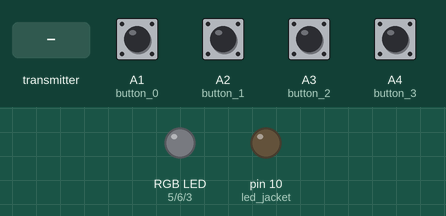
Bench run of a sketch on a simulated Arduino Uno, built with avr-gcc and run on an emulated ATmega328P. Shown: an RGB LED mixed from three pins (HIGH = lit), output pins drawn as LEDs (lit = HIGH). The test bench sets the inputs (shaded band); at power-on: A1 (button_0), A2 (button_1), A3 (button_2), A4 (button_3) HIGH. Dim RGB values are drawn brighter than linear; random numbers use the default seed unless the sketch sets one; no radio packets arrive unless stated; what the sketch prints to the serial monitor is not drawn.

Above: at 3.2 s.
3.3 s: A1 (button_0) pulled LOW for 0.15 s
At 3.37 s:
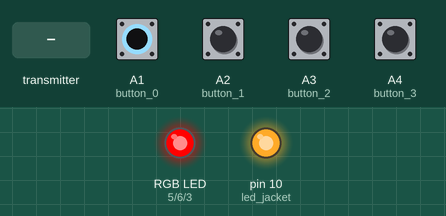
4.9 s: A3 (button_2) pulled LOW for 0.15 s
At 5.0 s:
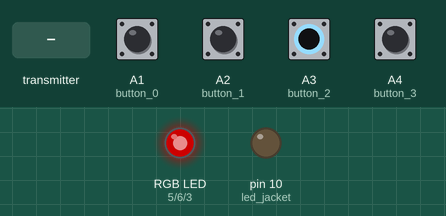
6.6 s: A1 (button_0) pulled LOW for 1 s
At 6.9 s:
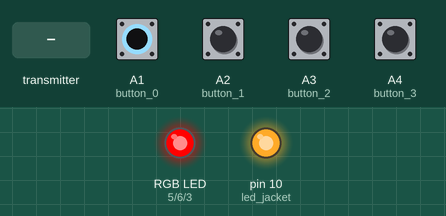
9.1 s: A3 (button_2) pulled LOW for 1 s
At 11.2 s:
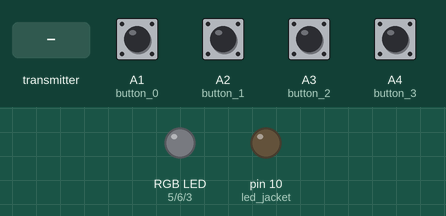
11.6 s: the transmitter starts sending master = 0
13.5 s: A1 (button_0) driven LOW and A3 (button_2) driven LOW
At 19.5 s:
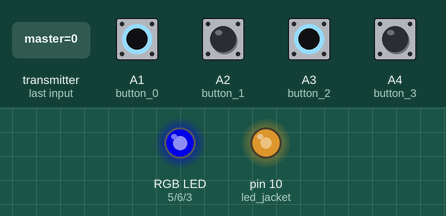
Timing chart, 0 to 24.0 s (numbered marks = the images above; inputs shaded):
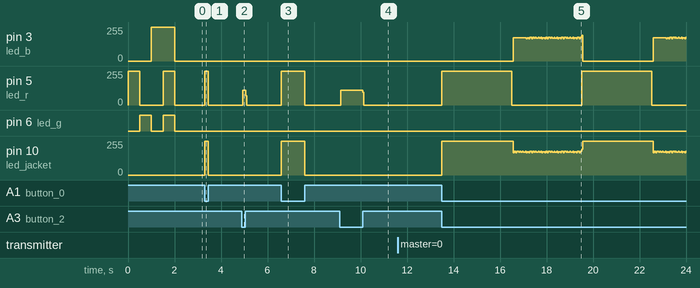

The sketch:

jacka.ino
```cpp
#include <SPI.h>
#include <RF24.h>
#include <EEPROM.h>

static RF24 radio(7, 8); // CE, CSN

static unsigned long MANUAL_TIMEOUT = 10000;
static unsigned long DDOS_INTERVAL = 5;
static const uint32_t NUMBER_OF_DEVICES = 5;
static const unsigned int MASTER_BUTTON_TIMEOUT = 3000;

static const int button_0 = A1;
static const int button_1 = A2;
static const int button_2 = A3;
static const int button_3 = A4;

static const int self_dance = button_0;
static const int all_dance = button_1;
static const int master_button = button_2;
static const int shift_button = button_3;

static const int led_r = 5;
static const int led_b = 3;
static const int led_g = 6;

static const int led_jacket = 10;
static const byte address[6] = "00001";

static bool west_is_on = false;

static unsigned long next_ddos_ms = 0;
static unsigned long leave_manual_ms = 0;

static int movie_step = 0;
static int sequence_step = 0;
static int num_activations = 0;
static int sequence_iterations = 0;
static int sequence_delay = 0;
static unsigned long sequence_advance = 0;

static bool slave = true;
static unsigned long master_button_down = 0;

static uint8_t device_id = 0;

#pragma pack(push, 1)
typedef struct jack_pack
{
	uint8_t master;
	uint8_t activate;
	uint8_t deactivate;
	uint8_t crc8;
}
jack_pack_t;
#pragma pack(pop)

#define count_of(x) (sizeof(x) / sizeof(x[0]))

#define light_any(v) { (uint8_t)v, (uint8_t)~(v) }
#define light_one(n) { (1 << n), ~(1 << n) }

typedef struct activations
{
	uint8_t activate;
	uint8_t deactivate;
}
activations_t;

typedef struct sequence
{
	int iterations;
	int step_delay;
	int step_delay_add;

	uint32_t num_activations;
	activations_t activations[64];
}
sequence_t;

static const sequence_t single_person_wave =
{
	20000, 250, 0, NUMBER_OF_DEVICES,
	{ light_one(0), light_one(1), light_one(2), light_one(3), light_one(4) }
};

static const sequence_t *single_wave_movie[] =
{
	&single_person_wave,
	NULL
};

static const sequence_t beer_random_0 =
{
	7, 35, 0, NUMBER_OF_DEVICES,
	{ light_one(0), light_one(1), light_one(2), light_one(3), light_one(4) }
};

static const sequence_t beer_random_1 =
{
	7, 35, 50, NUMBER_OF_DEVICES,
	{ light_one(0), light_one(1), light_one(2), light_one(3), light_one(4) }
};

static const sequence_t beer_random_select =
{
	1, 1500, 300, 0x80,
	{ light_one(0), light_one(1), light_one(2), light_one(3), light_one(4) }
};

static const sequence_t *beer_movie[] =
{
	&beer_random_0,
	&beer_random_1,
	&beer_random_select,
	NULL
};

static const sequence_t hyper_wave =
{
	2000, 80, 0, NUMBER_OF_DEVICES,
	{ light_any(0x00), light_any(0x04), light_any(0x0E), light_any(0x1F), light_any(0x0E) }
};

static const sequence_t *hyper_wave_movie[] =
{
	&hyper_wave
};

static int get_activation_steps(const sequence_t *seq)
{
	if(seq->num_activations & 0x80)
	{
		int r = random(NUMBER_OF_DEVICES + 1);
		return r;
	}
	return seq->num_activations;
}

static uint8_t compute_crc8(const uint8_t *data, uint32_t len)
{
	byte crc = 0x00;
	for(uint32_t i = 0; i < len; ++i)
	{
		uint8_t b = *data++;

		for(uint8_t bit = 8; bit; bit--)
		{
			byte tmp = (crc ^ b) & 0x01;
			crc >>= 1;
			if(tmp)
			{
				crc ^= 0x8C;
			}
      		b >>= 1;
		}
    }
	return crc;
}

static bool read_button(int pin)
{
	return (LOW == digitalRead(pin));
}

static bool set_rgb(int r, int g, int b)
{
	digitalWrite(led_r, r);
	digitalWrite(led_g, g);
	digitalWrite(led_b, b);

	return true;
}

static void update_rgb(void)
{
	if(!read_button(button_0)
	&& !read_button(button_1)
	&& !read_button(button_2)
	&& !read_button(button_3))
	{
		if(!west_is_on)
		{
			digitalWrite(led_r, 0);
			digitalWrite(led_g, 0);
			digitalWrite(led_b, 0);
		}
	}
}

static void led_show_master()
{
	if(slave)
	{
		set_rgb(255, 0, 0);
	}
	else
	{
		set_rgb(0, 0, 255);
	}
}

static void west_on(void)
{
	if(!west_is_on)
	{
		Serial.println("West OFF => ON");
	}

	led_show_master();

	digitalWrite(led_jacket, HIGH);
	west_is_on = true;
}

static void west_off(void)
{
	if(west_is_on)
	{
		Serial.println("West ON => OFF");
	}

	set_rgb(0, 0, 0);
	digitalWrite(led_jacket, LOW);
	west_is_on = false;
}

static void radio_up(void)
{
	radio.begin();
	radio.setDataRate(RF24_250KBPS);
	radio.setAutoAck(false);

	radio.openWritingPipe(address);
	radio.openReadingPipe(0, address);

	Serial.print("PA before we set it: ");
	Serial.println(radio.getPALevel());

	radio.setPALevel(RF24_PA_MAX);

	Serial.print("PA after we set it: ");
	Serial.println(radio.getPALevel());

	Serial.println("Initializaing chip...!");

	for(;;)
	{
		if(radio.isChipConnected())
		{
			break;
		}
	}

	Serial.println("Chip is happy! Fanfare.");

	set_rgb(255, 0, 0);
	delay(500);
	set_rgb(0, 255, 0);
	delay(500);
	set_rgb(0, 0, 255);
	delay(500);
	set_rgb(255, 255, 255);
	delay(500);
	set_rgb(0, 0, 0);

	Serial.println("Chip connection established!");
}

static void enter_master(void)
{
	slave = false;
	radio.stopListening();
}

static void enter_slave(void)
{
	slave = true;
	radio.startListening();
}

static void toggle_master(void)
{
	if(slave)
	{
		enter_master();
	}
	else
	{
		enter_slave();
	}
}

void setup()
{
	int seed;
	device_id = EEPROM.read(0);

	pinMode(led_jacket, OUTPUT);

	pinMode(led_r, OUTPUT);
	pinMode(led_g, OUTPUT);
	pinMode(led_b, OUTPUT);

	pinMode(10, OUTPUT); // SJUUUUUKT VIKTIG TA INTE BORT DEN H'R!!!

	pinMode(button_0, INPUT_PULLUP);
	pinMode(button_1, INPUT_PULLUP);
	pinMode(button_2, INPUT_PULLUP);
	pinMode(button_3, INPUT_PULLUP);

	Serial.begin(115200);

	seed = analogRead(A0);
	Serial.print("Seed: ");
	Serial.println(seed);

	randomSeed(seed);

	Serial.print("Device ID: ");
	Serial.println(device_id);

	radio_up();
	enter_slave();
	west_off();
}

static void handle_sequences(jack_pack_t *buf)
{
	const sequence_t **mov;
	const sequence_t *seq;

	if(read_button(button_0))
	{
		mov = beer_movie;
	}
	else if(read_button(button_1))
	{
		mov = single_wave_movie;
	}
	else if(read_button(button_2))
	{
		mov = hyper_wave_movie;
	}
	else
	{
		return;
	}

	seq = mov[movie_step];

	if(NULL == seq)
	{
		if(beer_movie == mov)
		{
			if(millis() >= sequence_advance)
			{
				sequence_advance = millis() + 100;
				if(sequence_step & 1)
				{
					buf->activate = 1 << (num_activations - 1);
					buf->deactivate = ~(1 << (num_activations - 1));
				}
				else
				{
					buf->activate = 0x00;
					buf->deactivate = 0xFF;
				}
				++sequence_step;
			}
		}

		return;
	}

	if(0 == sequence_advance)
	{
		sequence_step = 0;
		num_activations = get_activation_steps(seq);
		sequence_iterations = 0;
		sequence_delay = seq->step_delay;
		sequence_advance = millis() + sequence_delay;

		return;
	}

	if(sequence_iterations < seq->iterations)
	{
		buf->activate = seq->activations[sequence_step].activate;
		buf->deactivate = seq->activations[sequence_step].deactivate;

		if(millis() > sequence_advance)
		{
			if(++sequence_step >= num_activations)
			{
				sequence_step = 0;
				sequence_delay += seq->step_delay_add;
				sequence_iterations += 1;
			}

			sequence_advance = millis() + sequence_delay;
		}
	}
	else
	{
		++movie_step;
		sequence_advance = 0;
	}
}

static void handle_master_button(void)
{
	if(0 == master_button_down
	&& read_button(master_button))
	{
		Serial.print("Start master toggle... (3 sec)");
		Serial.println(slave);
		master_button_down = millis() + MASTER_BUTTON_TIMEOUT;
	}

	if(!read_button(master_button))
	{
		if(master_button_down)
		{
			Serial.println("Master button released.");
			master_button_down = 0;
		}
		return;
	}

	Serial.println("Showing master/slave state LED");
	led_show_master();

	if(master_button_down
	&& millis() >= master_button_down)
	{
		Serial.println("Master button held, toggling master state...");
		Serial.print("Previous state: ");
		Serial.println(slave);

		toggle_master();
		master_button_down = 0;
	}
}

static void dispatch_packet(const jack_pack_t *p)
{
	if(slave && (0 != leave_manual_ms))
	{
		Serial.println("Received packet, but I am manual right now...");
		return;
	}

	if(p->crc8 != compute_crc8((const uint8_t *)p, sizeof(jack_pack_t) - 1))
	{
		Serial.println("Bad CRC! Ignoring packet :(");
		Serial.print(p->master);
		Serial.print(p->activate);
		Serial.println(p->deactivate);
		return;
	}

	if(p->activate & (1 << device_id))
	{
		west_on();
	}
	else if(p->deactivate & (1 << device_id))
	{
		west_off();
	}
}

void loop()
{
	jack_pack_t buf;

	while(!radio.isChipConnected())
	{
		Serial.println("Connection with RF24 lost...");

		set_rgb(0xFF, 0xA0, 0);
		delay(150);
		set_rgb(0, 0, 0);
		delay(150);
	}

	update_rgb();

	if(!read_button(shift_button))
	{
		movie_step = 0;

		if(read_button(self_dance))
		{
			leave_manual_ms = millis() + MANUAL_TIMEOUT;
			west_on();
		}
		else if(0 != leave_manual_ms)
		{
			west_off();
			if(millis() > leave_manual_ms)
			{
				leave_manual_ms = 0;
			}
		}

		handle_master_button();
	}

	if(slave)
	{
		if(radio.available())
		{
			radio.read(&buf, sizeof(buf));
			dispatch_packet(&buf);
		}
	}
	else
	{
		unsigned long now = millis();

		if(now >= next_ddos_ms)
		{
			next_ddos_ms = now + DDOS_INTERVAL;

			buf.master = (1 << device_id);
			buf.activate = 0;
			buf.deactivate = 0;

			if(read_button(shift_button))
			{
				handle_sequences(&buf);
			}
			else
			{
				sequence_advance = 0;
				if(read_button(all_dance))
				{
					buf.activate = 0xFF;
					buf.deactivate = 0x00;
				}
				else
				{
					buf.activate = 0x00;
					buf.deactivate = 0xFF;
				}
			}

			buf.crc8 = compute_crc8((const uint8_t *)&buf, sizeof(buf) - 1);
			dispatch_packet(&buf);

			radio.write(&buf, sizeof(buf));
		}
	}
}
```

Measured:
- after the input at 3.3 s, pin 5 (led_r), pin 10 (led_jacket): 0/255 → 255/255 at once, → 0/255 0.15 s later
- after the input at 4.9 s, pin 5 (led_r): 0/255 → 110/255 after 0.05 s, → 0/255 0.12 s later
- after the input at 6.6 s, pin 5 (led_r), pin 10 (led_jacket): 0/255 → 255/255 at once, → 0/255 1.0 s later
- after the input at 9.1 s, pin 5 (led_r): 0/255 → 110/255 after 0.05 s, → 0/255 0.96 s later
- after the input at 13.5 s, pin 5 (led_r): alternates 255/255 for 3.0 s and 0/255 for 3.0 s, starting at once
